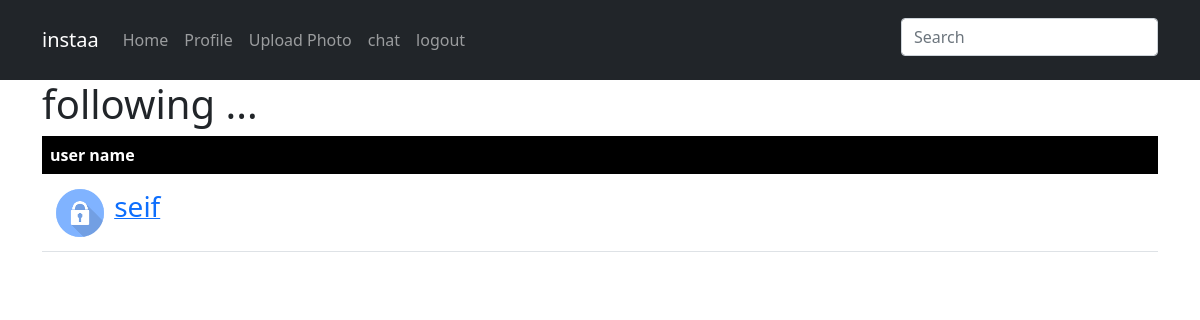
Page /account/myprofile/following (signed in) on the committed database.
### account/models.py (models this page shows, shortened)
class follow(models.Model):
    more_followed_user_info = models.ForeignKey(more_user_info , related_name='more_followed_user_info',on_delete=models.CASCADE, null=True)
    followed_user = models.ForeignKey(User , related_name='followed_user',on_delete=models.CASCADE, null=True)
    followers = models.ForeignKey(User , related_name='followers',on_delete=models.CASCADE , null=True)
    more_follower_info =  models.ForeignKey(more_user_info , related_name='more_follower_info',on_delete=models.CASCADE, null=True)

class more_user_info(models.Model):
    profile_photo = models.ImageField(null=True , blank=True , default='user.png')
    user = models.OneToOneField(User , related_name='user_info',on_delete=models.CASCADE)
    phone_number = models.CharField(max_length=50 , null=True , blank=True)
    bio = models.CharField(max_length=50 , null=True , blank=True)

### account/views.py (the view)
# urls.py: path('myprofile/following',views.profile_following,name='profile_following'),
@login_required
def profile_following(request):
    following = follow.objects.filter(followers=request.user)
    return render(request,"profile_following.html",{"following":following})

### account/templates/profile_following.html (shortened to what this page needs)
{% extends 'base.html' %}
{% block body %}
    <div class="container">
        <h1>following ... </h1>
        {% if following %}
        <table class="table">
            <thead style="color:white;background-color:black;">
            <tr>
                <th>user name</th>
            </tr>
            </thead>
            <tbody>
            {% for follower in following %}
            <tr>
                <td>
                <img src="/media/{{follower.more_followed_user_info.profile_photo}}" class="rounded-circle" width="60" height="60">
                <a href="{% url 'account:other_user_profile' follower.followed_user %}" > <h3 style="display:inline;">{{follower.followed_user}}</h3></a>
                </td>
            </tr>
            {% endfor %}
            </tbody>
        </table>
        {% else %}
        <h1 style="color:red">روش انت كده ؟؟</h1>
        {% endif %}
    </div>
{% endblock body %}

### static/css/style12.css (style rules this page uses)
* { box-sizing: border-box; }

### rows in the picture
follow: more_followed_user_info.profile_photo (picture), followed_user "seif"
